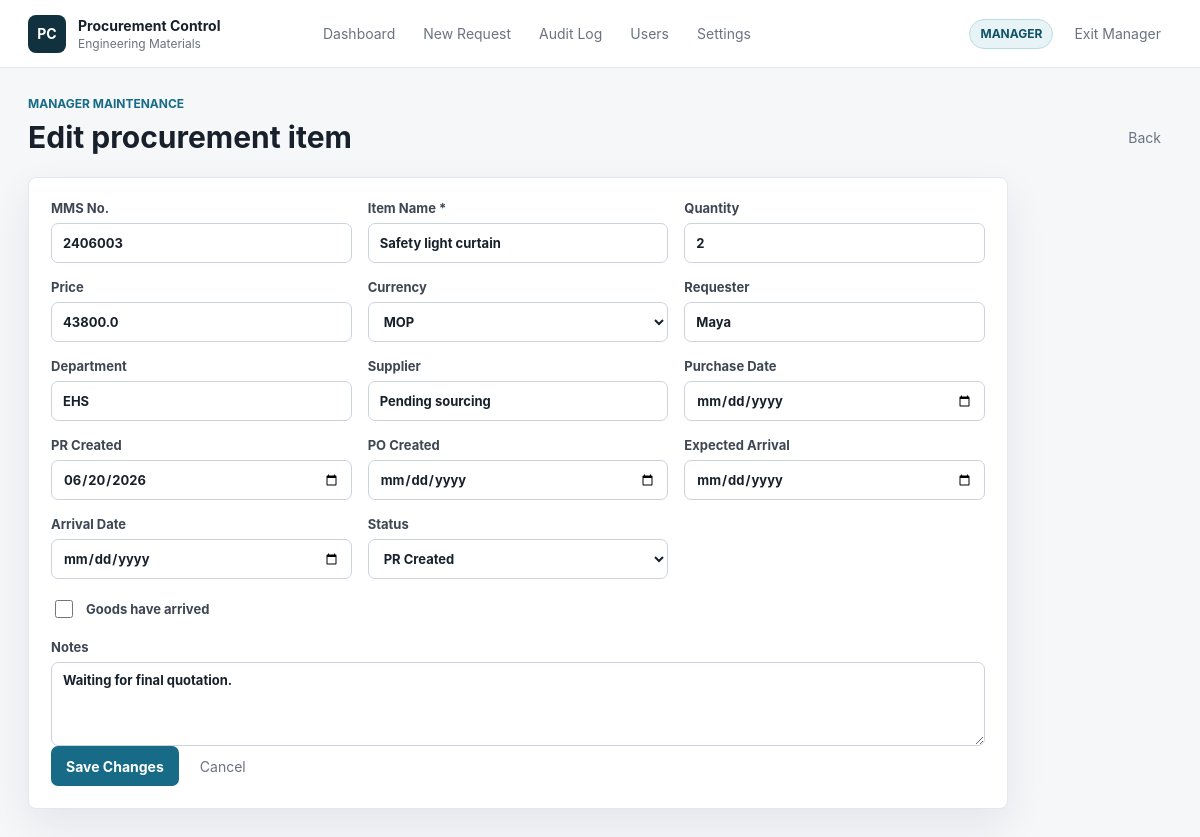
The page /items/3/edit (signed in) on the database its author committed.
### tables this page shows
CREATE TABLE users (
            id INTEGER PRIMARY KEY AUTOINCREMENT,
            username TEXT NOT NULL UNIQUE,
            password_hash TEXT NOT NULL,
            role TEXT NOT NULL DEFAULT 'manager',
            active INTEGER NOT NULL DEFAULT 1,
            created_at TEXT NOT NULL
        );

CREATE TABLE procurement_items (
            id INTEGER PRIMARY KEY AUTOINCREMENT,
            mms_no TEXT,
            item_name TEXT NOT NULL,
            quantity INTEGER,
            price REAL,
            currency TEXT DEFAULT 'MOP',
            requester TEXT,
            supplier TEXT,
            department TEXT,
            purchase_date TEXT,
            pr_created_at TEXT,
            po_created_at TEXT,
            expected_arrival_date TEXT,
            arrival_date TEXT,
            status TEXT NOT NULL DEFAULT 'Draft',
            received INTEGER NOT NULL DEFAULT 0,
            notes TEXT,
            created_by TEXT,
            created_at TEXT NOT NULL,
            updated_by TEXT,
            updated_at TEXT NOT NULL
        );

### app.py (the view, shortened to what this page needs)
@app.route("/items/<int:item_id>/edit", methods=["GET", "POST"])
@manager_required
def edit_item(item_id):
    db = get_db()
    row = db.execute("SELECT * FROM procurement_items WHERE id = ?", (item_id,)).fetchone()
    if not row:
        flash("Item not found.", "warning")
        return redirect(url_for("index"))
    return render_template("item_form.html", item=dict(row), mode="edit")

### app.py (called while the page is built)
def connect_db():
    conn = sqlite3.connect(DB_PATH)
    conn.row_factory = sqlite3.Row
    return conn

def get_db():
    if "db" not in g:
        DATA_DIR.mkdir(exist_ok=True)
        BACKUP_DIR.mkdir(exist_ok=True)
        g.db = connect_db()
    return g.db

def current_role():
    return session.get("role", "viewer")

def current_actor():
    return session.get("username", "viewer")

def is_manager():
    return current_role() == "manager"

@app.context_processor
def inject_context():
    return {
        "current_role": current_role(),
        "current_actor": current_actor(),
        "is_manager": is_manager(),
        "status_options": STATUS_OPTIONS,
        "currency_options": CURRENCY_OPTIONS,
    }

def manager_required(view):
    @wraps(view)
    def wrapped(*args, **kwargs):
        if not is_manager():
            audit_log(current_actor(), current_role(), "permission_denied", "route", request.path, "Manager access required")
            flash("Manager access is required for this action.", "warning")
            return redirect(url_for("index"))
        return view(*args, **kwargs)
    return wrapped

def ensure_daily_backup():
    db = get_db()
    last = db.execute("SELECT value FROM app_meta WHERE key = 'last_daily_backup_date'").fetchone()
    today = date.today().isoformat()
    if not last or last["value"] != today:
        backup_database("daily", "system")

def migrate_existing_data():
    db = get_db()
    rows = db.execute("SELECT id, mms_no, currency, quantity FROM procurement_items").fetchall()
    for row in rows:
        updates = {}
        if row["currency"] in (None, "", "THB"):
            updates["currency"] = "MOP"
        if row["mms_no"] and not row["mms_no"].isdigit():
            updates["mms_no"] = "".join(ch for ch in row["mms_no"] if ch.isdigit())
        if row["quantity"] is not None:
            updates["quantity"] = int(row["quantity"])
        if updates:
            assignments = ", ".join(f"{field} = ?" for field in updates)
            db.execute(
                f"UPDATE procurement_items SET {assignments} WHERE id = ?",
                list(updates.values()) + [row["id"]],
            )
    db.commit()

@app.before_request
def prepare_app():
    init_db()
    ensure_daily_backup()

### templates/item_form.html (shortened to what this page needs)
{% extends "base.html" %}
{% block content %}
<section class="page-heading">
    <div>
        <p class="eyebrow">{{ "Manager maintenance" if mode == "edit" else "Procurement intake" }}</p>
        <h1>{{ "Edit procurement item" if mode == "edit" else "New procurement request" }}</h1>
    </div>
    <a class="ghost-link" href="{{ url_for('index') }}">Back</a>
</section>
<form class="form-panel" method="post">
    <div class="form-grid">
        <label>MMS No.
            <input name="mms_no" inputmode="numeric" pattern="[0-9]*" value="{{ item.mms_no if item else '' }}" placeholder="2406004">
        </label>
        <label>Item Name *
            <input name="item_name" required value="{{ item.item_name if item else '' }}" placeholder="Material or spare part name">
        </label>
        <label>Quantity
            <input name="quantity" type="number" step="1" min="0" value="{{ item.quantity|int if item and item.quantity is not none else '' }}">
        </label>
        {% if is_manager %}
            <label>Price
                <input name="price" type="number" step="0.01" value="{{ item.price if item and item.price is not none else '' }}">
            </label>
            <label>Currency
                <select name="currency">
                    {% set selected_currency = item.currency if item and item.currency else "MOP" %}
                    {% for currency in currency_options %}
                        <option value="{{ currency }}" {% if selected_currency == currency %}selected{% endif %}>{{ currency }}</option>
                    {% endfor %}
                </select>
            </label>
        {% endif %}
        <label>Requester
            <input name="requester" value="{{ item.requester if item else '' }}" placeholder="Person who placed the request">
        </label>
        <label>Department
            <input name="department" value="{{ item.department if item else '' }}" placeholder="Engineering, Maintenance, EHS">
        </label>
        <label>Supplier
            <input name="supplier" value="{{ item.supplier if item else '' }}" placeholder="Supplier name">
        </label>
        <label>Purchase Date
            <input type="date" name="purchase_date" value="{{ item.purchase_date if item else '' }}">
        </label>
        <label>PR Created
            <input type="date" name="pr_created_at" value="{{ item.pr_created_at if item else '' }}">
        </label>
        <label>PO Created
            <input type="date" name="po_created_at" value="{{ item.po_created_at if item else '' }}">
        </label>
        <label>Expected Arrival
            <input type="date" name="expected_arrival_date" value="{{ item.expected_arrival_date if item else '' }}">
        </label>
        <label>Arrival Date
            <input type="date" name="arrival_date" value="{{ item.arrival_date if item else '' }}">
        </label>
        <label>Status
            <select name="status">
                {% for option in status_options %}
                    <option value="{{ option }}" {% if item and item.status == option %}selected{% endif %}>{{ option }}</option>
                {% endfor %}
            </select>
        </label>
    </div>
    <label class="checkbox-row">
        <input type="checkbox" name="received" {% if item and item.received %}checked{% endif %}>
        <span>Goods have arrived</span>
    </label>
    <label>Notes
        <textarea name="notes" rows="4" placeholder="Operational note, quotation status, delivery risk, or handover detail">{{ item.notes if item else '' }}</textarea>
    </label>
    <div class="action-row">
        <button class="primary-button" type="submit">{{ "Save Changes" if mode == "edit" else "Create Request" }}</button>
        <a class="ghost-link" href="{{ url_for('index') }}">Cancel</a>
    </div>
</form>
{% endblock %}

### templates/base.html (shortened to what this page needs)
<!doctype html>
<html lang="en">
<head>
    <link rel="stylesheet" href="{{ url_for('static', filename='styles.css') }}">
</head>
<body>
    <header class="topbar">
        <a class="brand" href="{{ url_for('index') }}">
            <span class="brand-mark">PC</span>
            <span>
                <strong>Procurement Control</strong>
                <small>Engineering Materials</small>
            </span>
        </a>
        <nav class="nav">
            <a href="{{ url_for('index') }}">Dashboard</a>
            <a href="{{ url_for('new_item') }}">New Request</a>
            {% if is_manager %}
                <a href="{{ url_for('audit') }}">Audit Log</a>
                <a href="{{ url_for('users') }}">Users</a>
                <a href="{{ url_for('settings') }}">Settings</a>
            {% endif %}
        </nav>
        <div class="mode-panel">
            <span class="role-badge {{ current_role }}">{{ current_role|upper }}</span>
            {% if is_manager %}
                <form action="{{ url_for('logout') }}" method="post">
                    <button class="ghost-button" type="submit">Exit Manager</button>
                </form>
            {% else %}
                <a class="primary-button compact" href="{{ url_for('login') }}">Manager Login</a>
            {% endif %}
        </div>
    </header>
    <main class="page">
        {% block content %}{% endblock %}
    </main>
</body>
</html>

### static/styles.css (style rules this page uses)
:root { --bg: #f6f7f9; --panel: #ffffff; --text: #18202b; --muted: #6b7280; --line: #e3e7ee; --accent: #176b87; --accent-strong: #0f5268; --good: #176f4d; --warn: #a75d12; --danger: #b42318; --shadow: 0 16px 40px rgba(21, 31, 46, 0.08); }
* { box-sizing: border-box; }
body { margin: 0; background: var(--bg); color: var(--text); font-family: Inter, ui-sans-serif, system-ui, -apple-system, BlinkMacSystemFont, "Segoe UI", sans-serif; font-size: 14px; }
a { color: inherit; text-decoration: none; }
button, input, select, textarea { font: inherit; }
.topbar { position: sticky; top: 0; z-index: 10; display: flex; align-items: center; gap: 24px; min-height: 68px; padding: 0 28px; background: rgba(255, 255, 255, 0.94); border-bottom: 1px solid var(--line); backdrop-filter: blur(12px); }
.brand { display: flex; align-items: center; gap: 12px; min-width: 260px; }
.brand-mark { display: grid; place-items: center; width: 38px; height: 38px; border-radius: 8px; background: #12313e; color: #fff; font-weight: 700; }
.brand strong, .brand small { display: block; }
.brand small { margin-top: 2px; color: var(--muted); font-size: 12px; }
.nav { display: flex; align-items: center; gap: 6px; flex: 1; }
.nav a, .ghost-button, .ghost-link { color: var(--muted); border: 0; background: transparent; padding: 9px 11px; border-radius: 7px; cursor: pointer; }
.mode-panel, .action-row, .filter-form, .toolbar { display: flex; align-items: center; gap: 10px; }
.role-badge { display: inline-flex; align-items: center; height: 30px; padding: 0 10px; border: 1px solid var(--line); border-radius: 999px; font-size: 12px; font-weight: 700; }
.role-badge.manager { color: var(--accent-strong); background: #e8f3f6; border-color: #b9dbe4; }
.page { max-width: 1440px; margin: 0 auto; padding: 28px; }
.page-heading { display: flex; align-items: flex-end; justify-content: space-between; gap: 20px; margin-bottom: 22px; }
.eyebrow { margin: 0 0 8px; color: var(--accent); font-size: 12px; font-weight: 700; text-transform: uppercase; }
h1, h2, h3, p { margin-top: 0; }
h1 { margin-bottom: 0; font-size: 30px; font-weight: 680; }
.toolbar, .table-shell, .detail-panel, .timeline-panel, .form-panel, .login-panel { background: var(--panel); border: 1px solid var(--line); border-radius: 8px; box-shadow: var(--shadow); }
input, select, textarea { width: 100%; min-height: 40px; padding: 9px 11px; color: var(--text); background: #fff; border: 1px solid #ccd3dd; border-radius: 7px; outline: none; }
textarea { resize: vertical; }
.primary-button, .secondary-button, .danger-button { display: inline-flex; align-items: center; justify-content: center; min-height: 40px; padding: 0 14px; border-radius: 7px; border: 1px solid transparent; font-weight: 650; cursor: pointer; }
.primary-button { background: var(--accent); color: #fff; }
.detail-panel, .timeline-panel, .form-panel, .login-panel { padding: 22px; }
.form-panel { max-width: 980px; }
.form-grid { display: grid; grid-template-columns: repeat(3, minmax(0, 1fr)); gap: 16px; }
label { display: grid; gap: 7px; color: #3e4653; font-size: 13px; font-weight: 650; }
.checkbox-row { display: flex; align-items: center; gap: 10px; margin: 18px 0; }
.checkbox-row input { width: 18px; min-height: 18px; }

### rows shown on the page
users: role "MANAGER"
procurement_items: mms_no "2406003", item_name "Safety light curtain", quantity "2", price "43800.0", currency "MOP", requester "Maya", department "EHS", supplier "Pending sourcing", pr_created_at "06/20/2026", status "PR Created", notes "Waiting for final quotation."

### other values the page prints
{{ "Manager maintenance" if mode == "edit" else "Procurement intake" }} "MANAGER MAINTENANCE"
{{ "Save Changes" if mode == "edit" else "Create Request" }} "Save Changes"
